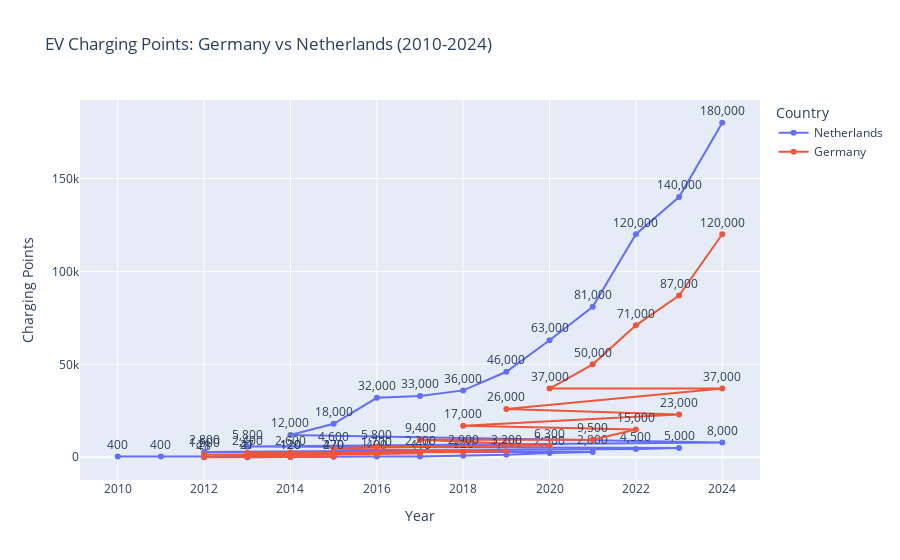

This figure's notebook cell:
### Code cell
# Comparing Germany as the country with the most EV's, and Netherlands as the country with more CP's
countries = ['Germany', 'Netherlands']

# Filter dataset for Germany & Netherlands charging points
df_compare = df[
    (df['unit'] == 'charging points') &
    (df['region_country'].isin(countries))
].copy()

# Add text labels for markers
df_compare['text_label'] = df_compare['value'].apply(lambda x: f"{int(x):,}")

# Plot charging points trend for Germany vs Netherlands
fig = px.line(
    df_compare,
    x='year',
    y='value',
    color='region_country',
    markers=True,
    text='text_label',
    title='EV Charging Points: Germany vs Netherlands (2010-2024)',
    labels={'value': 'Charging Points', 'year': 'Year', 'region_country': 'Country'}
)

# Adjust label position above markers
fig.update_traces(textposition='top center')

fig.show()

### Figure 1 — Plotly figure (JSON) as saved in the notebook; plotly's stock layout.template omitted (floating-point values rounded to 4 significant figures)
{"data": [{"hovertemplate": "Country=Netherlands<br>Year=%{x}<br>Charging Points=%{y}<br>text_label=%{text}<extra></extra>", "legendgroup": "Netherlands", "line": {"color": "#636efa", "dash": "solid"}, "marker": {"symbol": "circle"}, "mode": "lines+markers+text", "name": "Netherlands", "orientation": "v", "showlegend": true, "text": ["180,000", "140,000", "120,000", "81,000", "63,000", "46,000", "36,000", "33,000", "32,000", "18,000", "12,000", "8,000", "5,800", "5,000", "4,500", "2,800", "2,800", "2,300", "1,300", "820", "410", "400", "400", "400", "220", "120", "21", "21"], "textposition": "top center", "type": "scatter", "x": [2024, 2023, 2022, 2021, 2020, 2019, 2018, 2017, 2016, 2015, 2014, 2024, 2013, 2023, 2022, 2012, 2021, 2020, 2019, 2018, 2017, 2010, 2011, 2016, 2015, 2014, 2012, 2013], "xaxis": "x", "y": [180000, 140000, 120000, 81000, 63000, 46000, 36000, 33000, 32000, 18000, 12000, 8000, 5800, 5000, 4500, 2800, 2800, 2300, 1300, 820, 410, 400, 400, 400, 220, 120, 21, 21], "yaxis": "y"}, {"hovertemplate": "Country=Germany<br>Year=%{x}<br>Charging Points=%{y}<br>text_label=%{text}<extra></extra>", "legendgroup": "Germany", "line": {"color": "#EF553B", "dash": "solid"}, "marker": {"symbol": "circle"}, "mode": "lines+markers+text", "name": "Germany", "orientation": "v", "showlegend": true, "text": ["120,000", "87,000", "71,000", "50,000", "37,000", "37,000", "26,000", "23,000", "17,000", "15,000", "9,500", "9,400", "6,300", "5,800", "4,600", "3,200", "2,900", "2,600", "2,400", "2,200", "1,700", "1,500", "470", "120", "47", "18"], "textposition": "top center", "type": "scatter", "x": [2024, 2023, 2022, 2021, 2020, 2024, 2019, 2023, 2018, 2022, 2021, 2017, 2020, 2016, 2015, 2019, 2018, 2014, 2013, 2017, 2016, 2012, 2015, 2014, 2013, 2012], "xaxis": "x", "y": [120000, 87000, 71000, 50000, 37000, 37000, 26000, 23000, 17000, 15000, 9500, 9400, 6300, 5800, 4600, 3200, 2900, 2600, 2400, 2200, 1700, 1500, 470, 120, 47, 18], "yaxis": "y"}], "layout": {"legend": {"title": {"text": "Country"}, "tracegroupgap": 0}, "title": {"text": "EV Charging Points: Germany vs Netherlands (2010-2024)"}, "xaxis": {"anchor": "y", "domain": [0, 1], "title": {"text": "Year"}}, "yaxis": {"anchor": "x", "domain": [0, 1], "title": {"text": "Charging Points"}}}}
